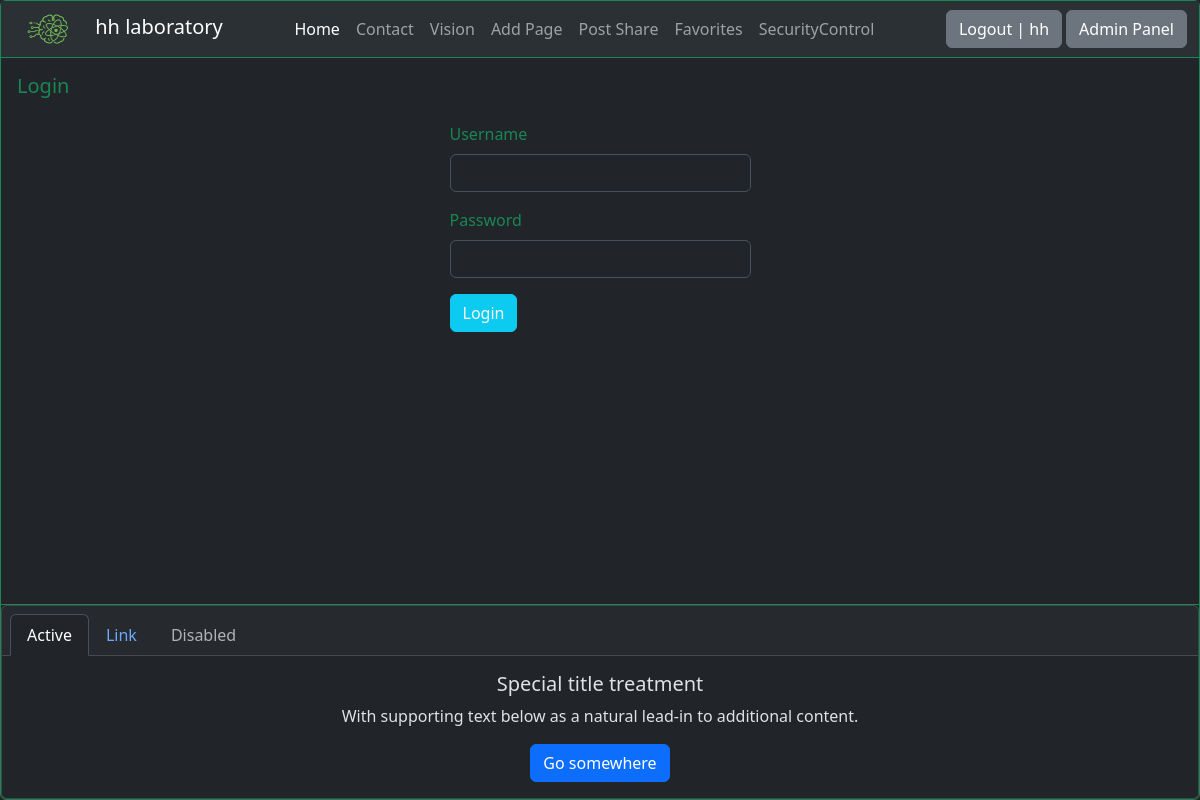
Screenshot of /login/ (signed in) with the database file from the repository.
### fotoblog/models.py (models this page shows)
class PageLogo(models.Model):
    img = models.FileField(upload_to="page_logo/")

class BaseModel(models.Model):
    title = models.CharField(max_length=100, blank=False, null=False)
    slug = AutoSlugField(populate_from="title")
    content = models.TextField(blank=True, null=True)
    img = models.FileField(upload_to="page_img/")
    is_active = models.BooleanField(default=True)
    class Meta:
        abstract = True

class Page(BaseModel):
    def __str__(self):
        return self.title

### fotoblog/views.py (the view, shortened to what this page needs)
# urls.py: path("", page_views, name="home_views"),
def page_views(request,
               page_slug=None,
               post_slug=None,
               post_detail_slug=None,
               post_id=None):
    if post_id:
        return post_detail_views(request, post_id)
    if post_slug:
        return post_share(request, post_slug)
    if page_slug == "login":
        return login_views(request)

### fotoblog/context_processor/global_db.py (called while the page is built)
def nav_fb_pages(request):
    if request.user.is_authenticated:
        if request.user.is_superuser:
            fb_pages = Page.objects.filter(is_active=True)
        elif request.user.is_active:
            fb_pages = Page.objects.filter(is_active=True).exclude(
                slug="add-page")
        else:
            fb_pages = Page.objects.filter(
                slug__in=["home", "contact", "vision", "favorites"],
                is_active=True).order_by("id")
    else:
        fb_pages = Page.objects.filter(slug__in=["home", "contact", "vision"],
                                    is_active=True).order_by("id")
    return dict(g_fb_pages=fb_pages, )

def global_logo(request):
    page_logo = PageLogo.objects.all().first()
    return dict(page_logo=page_logo, )

### fotoblog/views.py (called while the page is built, shortened)
def login_views(request):
    title = "Login"
    context = dict(page_title=title, )
    return render(request, "fb_pages/login-page.html", context)

### securityControl/context_processor/global_db.py (called while the page is built)
def global_sc_pages(request):
  g_sc_pages = Page.objects.filter(is_active=True)
  context = dict(sc_pages=g_sc_pages, )
  return context

### fotoblog/templates/fb_pages/login-page.html (shortened to what this page needs)
{% extends 'core/base.html' %}
{% block content %}
<div class="card border-success m-0 d-flex flex-column min-vh-100" name="viewport" content="width=device-width" data-bs-theme="dark">
  <div class="card-header bg-transparent border-success m-0 p-0">
    {% include 'components/navbar.html' %}
  </div>
  <div class="card-body text-success">
    <h5 class="card-title">{{ page_title }}</h5>
    <div class="container p-3 w-100" style="max-width: 333px;">
        <form action="#" method="post">
        <div class="mb-3">
            <label for="usernameID" class="form-label">Username</label>
        <input type="text" name="username" id="usernameID" class="form-control">
        </div>
        <div class="mb-3">
            <label for="passwordID" class="form-label">Password</label>
            <input type="password" name="password" id="passwordID" class="form-control">
        </div>
        <button type="submit" class="btn btn-info text-light">Login</button>
    </form>
    </div>
  </div>
  {% block footer %}
  <div class="card-footer bg-transparent border-success m-0 p-0">
{% include 'components/footer.html' %}
</div>
{% endblock footer %}
</div>
{% endblock content %}

### fotoblog/templates/components/navbar.html (shortened to what this page needs)
<nav class="navbar navbar-expand-lg bg-body-tertiary" data-bs-theme="dark">
  <div class="container-fluid">
    <a class="navbar-brand m-0 p-0" href="{% url 'fotoblog:home_views' %}">
      <img src="{{ page_logo.img.url }}" class="m-0 p-0" style="width:77px;height:33px;" alt=""> {{ request.user|truncatechars:10 }} laboratory
    </a>
    <div class="collapse navbar-collapse" id="navbarNavAltMarkup">
      <div class="navbar-nav mx-auto">
        {% if g_fb_pages %}
        {% for g_page in g_fb_pages %}
        <a class="nav-link {% if forloop.first %}active{% endif %}" aria-current="page" href="{% url 'fotoblog:page_views' page_slug=g_page.slug %}">{{ g_page.title }}</a>
        {% endfor %}
        {% endif %}
      </div>
      {% if request.user.is_authenticated %}
      <a href="/logout/" class="btn btn-secondary text-decoration-none ">Logout | {{ request.user.username }}</a>
      <a href="/admin/" target="_blank" class="btn btn-secondary text-decoration-none ms-1 ">Admin Panel</a>
      {% else %}
      <a href="/login/" class="btn btn-secondary text-decoration-none ">Login</a>
      <a href="/register/" class="btn btn-secondary text-decoration-none ms-1 ">Register</a>
      {% endif %}
    </div>
  </div>
</nav>

### rows the page displays
PageLogo: img (picture)
Page: title "Home"
Page: title "Contact"
Page: title "Vision"
Page: title "Add Page"
Page: title "Post Share"
Page: title "Favorites"
Page: title "SecurityControl"

### other values shown
{{ request.user|truncatechars:10 }} "hh"
{{ request.user.username }} "hh"
{{ page_title }} "Login"
